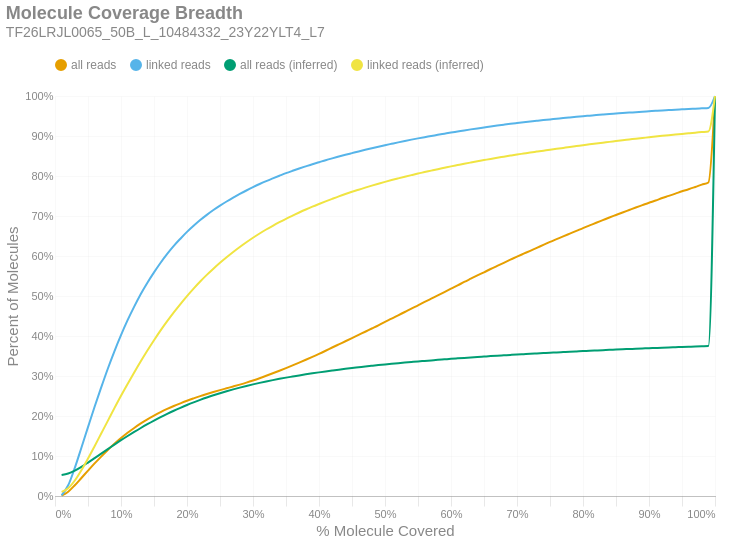

The notebook cell this image was saved under:
### Markdown cell above
### Molecule Read Coverage
This chart shows molecule coverage breadth as computed by the number of bases aligned to that molecule. In other words, "*how much of each unique long molecule is actually sequenced/aligned?*" Keep in mind there is a distinction between sequences and alignments, since some sequences belonging to a particular molecule may not align well and wouldn't appear in the alignment data. This chart also shows molecule coverage breadth as computed by the *inferred fragment* from which the aligned sequences originate. Unlike read coverage, this calculation takes into account the total insert size, including unsequenced gaps between the forward and reverse reads. Like the previous figures, these are cumulative percents.

### Code cell
if SKIPLR:
    print_html(f"Skipped")
else:
    binned_df = consolidated_hist(valids['coverage_bp'], mask, 0.01, True)
    binned_df_inf = consolidated_hist(valids['coverage_inserts'], mask, 0.01, True)
    binned_df = binned_df.with_columns(pl.lit(binned_df_inf['all reads (cumsum)']).alias('all reads (inferred)'))
    binned_df = binned_df.with_columns(pl.lit(binned_df_inf['linked reads (cumsum)']).alias('linked reads (inferred)'))
    binned_df = binned_df.with_columns(
        (pl.col('bin').cast(pl.Float64) + 0.01).alias('right_edge')
    )

    with SafeRender(binned_df):
        (
            density_plot(binned_df, 'Molecule Coverage Breadth', samplename, 'molcov', ['all reads (inferred)','linked reads (inferred)'])
            .encode(
                #x=alt.X('bin:Q', title="% Molecule Covered").axis(format = '%').scale(padding=0),
                x=alt.X('right_edge:Q', title="% Molecule Covered").axis(format='%').scale(padding=0),
                y=alt.Y('value:Q', title='Percent of Molecules')
                    .axis(format='%')
                    .stack(False)
                    .scale(domainMin=0, padding=0),
                color=alt.Color("key:N").scale(domain = ["all reads", "linked reads", "all reads (inferred)", "linked reads (inferred)"]),
                tooltip = [
                    alt.Tooltip("key:N", title = "Data Type"),
                    alt.Tooltip("range_label:N", title="% Molecule Covered"),
                    alt.Tooltip("value:Q", format = ".2%", title="% Molecules")
                ]
            )
        ).display()

### Figure 1 — Vega-Lite specification as saved in the notebook (floating-point values rounded to 4 significant figures)
{"width": "container", "height": 400, "config": {"title": {"anchor": "start", "dy": -15, "fontSize": 18, "color": "#888888", "subtitleColor": "#888888", "subtitleFontSize": 14}, "arc": {"fill": "#0072B2"}, "axis": {"domainColor": "#888888", "domainWidth": 0.5, "gridWidth": 0.2, "grid": false, "titleFontWeight": 400, "titleFontSize": 15, "labelFontSize": 11, "labelColor": "#888888", "tickColor": "#888888", "tickWidth": 0.2, "titleColor": "#888888"}, "axisBand": {"grid": false}, "axisX": {"grid": true, "tickSize": 10, "domainCap": "round"}, "axisY": {"domain": false, "grid": true, "tickSize": 0, "domainCap": "round"}, "background": "transparent", "header": {"labelFontSize": 15, "labelColor": "#888888", "titleFontSize": 15, "titleFontWeight": 600, "titleColor": "#888888"}, "legend": {"labelFont": "sans-serif", "labelFontSize": 12, "labelColor": "#888888", "symbolSize": 100, "symbolType": "circle", "titleFontSize": 12, "titlePadding": 10, "titleColor": "#888888", "title": null, "orient": "top"}, "range": {"category": ["#E69F00", "#56B4E9", "#009E73", "#F0E442", "#0072B2", "#D55E00", "#CC79A7", "#000000"], "diverging": ["#cfe8f3", "#a2d4ec", "#73bfe2", "#46abdb", "#1696d2", "#12719e"]}, "area": {"fill": "#0072B2", "fillOpacity": 0.7, "line": true, "strokeOpacity": 0.7}, "line": {"color": "#0072B2", "stroke": "#0072B2", "strokeWidth": 2}, "trail": {"color": "#0072B2", "stroke": "#0072B2", "strokeWidth": 0, "size": 1}, "point": {"filled": true, "fillOpacity": 1.0, "size": 95}, "text": {"color": "#888888", "fontSize": 11, "align": "right", "fontWeight": 400, "size": 11}, "bar": {"fill": "#0072B2", "stroke": null}, "view": {"stroke": null, "continuousWidth": 660, "continuousHeight": 400}}, "data": {"name": "data-2ca8d1af4f2ed06d58fda7fefd934903"}, "mark": {"type": "line", "interpolate": "monotone", "point": {"opacity": 0, "size": 275}}, "encoding": {"color": {"field": "key", "scale": {"domain": ["all reads", "linked reads", "all reads (inferred)", "linked reads (inferred)"]}, "type": "nominal"}, "tooltip": [{"field": "key", "title": "Data Type", "type": "nominal"}, {"field": "range_label", "title": "% Molecule Covered", "type": "nominal"}, {"field": "value", "format": ".2%", "title": "% Molecules", "type": "quantitative"}], "x": {"axis": {"format": "%"}, "field": "right_edge", "scale": {"padding": 0}, "title": "% Molecule Covered", "type": "quantitative"}, "y": {"axis": {"format": "%"}, "field": "value", "scale": {"domainMin": 0, "padding": 0}, "stack": false, "title": "Percent of Molecules", "type": "quantitative"}}, "params": [{"name": "param_c36ac31b6afebe62", "select": {"type": "point", "fields": ["key"]}, "bind": "legend"}], "title": {"text": "Molecule Coverage Breadth", "subtitle": "TF26LRJL0065_50B_L_10484332_23Y22YLT4_L7"}, "transform": [{"fold": ["all reads (cumsum)", "linked reads (cumsum)", "all reads (inferred)", "linked reads (inferred)"]}, {"calculate": "replace(datum.key, ' (cumsum)', '')", "as": "key"}, {"filter": {"param": "param_c36ac31b6afebe62"}}], "usermeta": {"embedOptions": {"downloadFileName": "TF26LRJL0065_50B_L_10484332_23Y22YLT4_L7.molcov"}}, "$schema": "https://vega.github.io/schema/vega-lite/v6.4.1.json", "datasets": {"data-2ca8d1af4f2ed06d58fda7fefd934903": [{"bin": "0.0", "interval": "0.0-0.01", "all reads": 0.0009929, "linked reads": 0.00183, "all reads (cumsum)": 0.0009929, "linked reads (cumsum)": 0.00183, "range_label": "0.0-0.01", "all reads (inferred)": 0.05245, "linked reads (inferred)": 0.01045, "right_edge": 0.01}, {"bin": "0.01", "interval": "0.01-0.02", "all reads": 0.009762, "linked reads": 0.02497, "all reads (cumsum)": 0.01076, "linked reads (cumsum)": 0.0268, "range_label": "0.01-0.02", "all reads (inferred)": 0.05628, "linked reads (inferred)": 0.01944, "right_edge": 0.02}, {"bin": "0.02", "interval": "0.02-0.03", "all reads": 0.01611, "linked reads": 0.04354, "all reads (cumsum)": 0.02686, "linked reads (cumsum)": 0.07033, "range_label": "0.02-0.03", "all reads (inferred)": 0.06354, "linked reads (inferred)": 0.03868, "right_edge": 0.03}, {"bin": "0.03", "interval": "0.03-0.04", "all reads": 0.0182, "linked reads": 0.05041, "all reads (cumsum)": 0.04506, "linked reads (cumsum)": 0.1207, "range_label": "0.03-0.04", "all reads (inferred)": 0.07292, "linked reads (inferred)": 0.06432, "right_edge": 0.04}, {"bin": "0.04", "interval": "0.04-0.05", "all reads": 0.01831, "linked reads": 0.05144, "all reads (cumsum)": 0.06337, "linked reads (cumsum)": 0.1722, "range_label": "0.04-0.05", "all reads (inferred)": 0.08358, "linked reads (inferred)": 0.09368, "right_edge": 0.05}, {"bin": "0.05", "interval": "0.05-0.06", "all reads": 0.01806, "linked reads": 0.05092, "all reads (cumsum)": 0.08143, "linked reads (cumsum)": 0.2231, "range_label": "0.05-0.06", "all reads (inferred)": 0.09468, "linked reads (inferred)": 0.1246, "right_edge": 0.06}, {"bin": "0.06", "interval": "0.06-0.07", "all reads": 0.01712, "linked reads": 0.04829, "all reads (cumsum)": 0.09855, "linked reads (cumsum)": 0.2714, "range_label": "0.06-0.07", "all reads (inferred)": 0.1059, "linked reads (inferred)": 0.1561, "right_edge": 0.07}, {"bin": "0.07", "interval": "0.07-0.08", "all reads": 0.01654, "linked reads": 0.04675, "all reads (cumsum)": 0.1151, "linked reads (cumsum)": 0.3181, "range_label": "0.07-0.08", "all reads (inferred)": 0.1172, "linked reads (inferred)": 0.1877, "right_edge": 0.08}, {"bin": "0.08", "interval": "0.08-0.09", "all reads": 0.01539, "linked reads": 0.04357, "all reads (cumsum)": 0.1305, "linked reads (cumsum)": 0.3617, "range_label": "0.08-0.09", "all reads (inferred)": 0.1285, "linked reads (inferred)": 0.2197, "right_edge": 0.09}, {"bin": "0.09", "interval": "0.09-0.1", "all reads": 0.01429, "linked reads": 0.04037, "all reads (cumsum)": 0.1448, "linked reads (cumsum)": 0.4021, "range_label": "0.09-0.1", "all reads (inferred)": 0.1395, "linked reads (inferred)": 0.2507, "right_edge": 0.1}, {"bin": "0.1", "interval": "0.1-0.11", "all reads": 0.01328, "linked reads": 0.03742, "all reads (cumsum)": 0.158, "linked reads (cumsum)": 0.4395, "range_label": "0.1-0.11", "all reads (inferred)": 0.1499, "linked reads (inferred)": 0.2802, "right_edge": 0.11}, {"bin": "0.11", "interval": "0.11-0.12", "all reads": 0.01206, "linked reads": 0.03394, "all reads (cumsum)": 0.1701, "linked reads (cumsum)": 0.4735, "range_label": "0.11-0.12", "all reads (inferred)": 0.1601, "linked reads (inferred)": 0.309, "right_edge": 0.12}, {"bin": "0.12", "interval": "0.12-0.13", "all reads": 0.01127, "linked reads": 0.03157, "all reads (cumsum)": 0.1814, "linked reads (cumsum)": 0.505, "range_label": "0.12-0.13", "all reads (inferred)": 0.17, "linked reads (inferred)": 0.3369, "right_edge": 0.13}, {"bin": "0.13", "interval": "0.13-0.14", "all reads": 0.01011, "linked reads": 0.02821, "all reads (cumsum)": 0.1915, "linked reads (cumsum)": 0.5332, "range_label": "0.13-0.14", "all reads (inferred)": 0.1794, "linked reads (inferred)": 0.3637, "right_edge": 0.14}, {"bin": "0.14", "interval": "0.14-0.15", "all reads": 0.009275, "linked reads": 0.02573, "all reads (cumsum)": 0.2008, "linked reads (cumsum)": 0.559, "range_label": "0.14-0.15", "all reads (inferred)": 0.1885, "linked reads (inferred)": 0.3893, "right_edge": 0.15}, {"bin": "0.15", "interval": "0.15-0.16", "all reads": 0.008767, "linked reads": 0.02418, "all reads (cumsum)": 0.2095, "linked reads (cumsum)": 0.5831, "range_label": "0.15-0.16", "all reads (inferred)": 0.1972, "linked reads (inferred)": 0.414, "right_edge": 0.16}, {"bin": "0.16", "interval": "0.16-0.17", "all reads": 0.00806, "linked reads": 0.02207, "all reads (cumsum)": 0.2176, "linked reads (cumsum)": 0.6052, "range_label": "0.16-0.17", "all reads (inferred)": 0.2054, "linked reads (inferred)": 0.4371, "right_edge": 0.17}, {"bin": "0.17", "interval": "0.17-0.18", "all reads": 0.007388, "linked reads": 0.02006, "all reads (cumsum)": 0.225, "linked reads (cumsum)": 0.6253, "range_label": "0.17-0.18", "all reads (inferred)": 0.2132, "linked reads (inferred)": 0.4591, "right_edge": 0.18}, {"bin": "0.18", "interval": "0.18-0.19", "all reads": 0.006769, "linked reads": 0.01798, "all reads (cumsum)": 0.2317, "linked reads (cumsum)": 0.6432, "range_label": "0.18-0.19", "all reads (inferred)": 0.2205, "linked reads (inferred)": 0.4799, "right_edge": 0.19}, {"bin": "0.19", "interval": "0.19-0.2", "all reads": 0.006449, "linked reads": 0.01702, "all reads (cumsum)": 0.2382, "linked reads (cumsum)": 0.6603, "range_label": "0.19-0.2", "all reads (inferred)": 0.2275, "linked reads (inferred)": 0.4998, "right_edge": 0.2}, {"bin": "0.2", "interval": "0.2-0.21", "all reads": 0.005872, "linked reads": 0.01526, "all reads (cumsum)": 0.2441, "linked reads (cumsum)": 0.6755, "range_label": "0.2-0.21", "all reads (inferred)": 0.2341, "linked reads (inferred)": 0.5186, "right_edge": 0.21}, {"bin": "0.21", "interval": "0.21-0.22", "all reads": 0.00561, "linked reads": 0.01434, "all reads (cumsum)": 0.2497, "linked reads (cumsum)": 0.6899, "range_label": "0.21-0.22", "all reads (inferred)": 0.2404, "linked reads (inferred)": 0.5362, "right_edge": 0.22}, {"bin": "0.22", "interval": "0.22-0.23", "all reads": 0.005257, "linked reads": 0.01304, "all reads (cumsum)": 0.2549, "linked reads (cumsum)": 0.7029, "range_label": "0.22-0.23", "all reads (inferred)": 0.2462, "linked reads (inferred)": 0.5528, "right_edge": 0.23}, {"bin": "0.23", "interval": "0.23-0.24", "all reads": 0.005074, "linked reads": 0.01211, "all reads (cumsum)": 0.26, "linked reads (cumsum)": 0.715, "range_label": "0.23-0.24", "all reads (inferred)": 0.2517, "linked reads (inferred)": 0.5682, "right_edge": 0.24}, {"bin": "0.24", "interval": "0.24-0.25", "all reads": 0.004753, "linked reads": 0.01099, "all reads (cumsum)": 0.2648, "linked reads (cumsum)": 0.726, "range_label": "0.24-0.25", "all reads (inferred)": 0.2569, "linked reads (inferred)": 0.583, "right_edge": 0.25}, {"bin": "0.25", "interval": "0.25-0.26", "all reads": 0.00456, "linked reads": 0.01028, "all reads (cumsum)": 0.2693, "linked reads (cumsum)": 0.7363, "range_label": "0.25-0.26", "all reads (inferred)": 0.2618, "linked reads (inferred)": 0.5968, "right_edge": 0.26}, {"bin": "0.26", "interval": "0.26-0.27", "all reads": 0.004549, "linked reads": 0.009708, "all reads (cumsum)": 0.2739, "linked reads (cumsum)": 0.746, "range_label": "0.26-0.27", "all reads (inferred)": 0.2665, "linked reads (inferred)": 0.6102, "right_edge": 0.27}, {"bin": "0.27", "interval": "0.27-0.28", "all reads": 0.004664, "linked reads": 0.009123, "all reads (cumsum)": 0.2785, "linked reads (cumsum)": 0.7551, "range_label": "0.27-0.28", "all reads (inferred)": 0.271, "linked reads (inferred)": 0.6226, "right_edge": 0.28}, {"bin": "0.28", "interval": "0.28-0.29", "all reads": 0.004924, "linked reads": 0.008662, "all reads (cumsum)": 0.2835, "linked reads (cumsum)": 0.7638, "range_label": "0.28-0.29", "all reads (inferred)": 0.2751, "linked reads (inferred)": 0.6344, "right_edge": 0.29}, {"bin": "0.29", "interval": "0.29-0.3", "all reads": 0.005315, "linked reads": 0.008253, "all reads (cumsum)": 0.2888, "linked reads (cumsum)": 0.772, "range_label": "0.29-0.3", "all reads (inferred)": 0.2791, "linked reads (inferred)": 0.6456, "right_edge": 0.3}, {"bin": "0.3", "interval": "0.3-0.31", "all reads": 0.005687, "linked reads": 0.00795, "all reads (cumsum)": 0.2945, "linked reads (cumsum)": 0.78, "range_label": "0.3-0.31", "all reads (inferred)": 0.2829, "linked reads (inferred)": 0.6563, "right_edge": 0.31}, {"bin": "0.31", "interval": "0.31-0.32", "all reads": 0.006047, "linked reads": 0.007384, "all reads (cumsum)": 0.3005, "linked reads (cumsum)": 0.7874, "range_label": "0.31-0.32", "all reads (inferred)": 0.2864, "linked reads (inferred)": 0.6662, "right_edge": 0.32}, {"bin": "0.32", "interval": "0.32-0.33", "all reads": 0.006228, "linked reads": 0.006677, "all reads (cumsum)": 0.3067, "linked reads (cumsum)": 0.794, "range_label": "0.32-0.33", "all reads (inferred)": 0.2897, "linked reads (inferred)": 0.6756, "right_edge": 0.33}, {"bin": "0.33", "interval": "0.33-0.34", "all reads": 0.006448, "linked reads": 0.006544, "all reads (cumsum)": 0.3132, "linked reads (cumsum)": 0.8006, "range_label": "0.33-0.34", "all reads (inferred)": 0.2929, "linked reads (inferred)": 0.6845, "right_edge": 0.34}, {"bin": "0.34", "interval": "0.34-0.35", "all reads": 0.006646, "linked reads": 0.006439, "all reads (cumsum)": 0.3198, "linked reads (cumsum)": 0.807, "range_label": "0.34-0.35", "all reads (inferred)": 0.2959, "linked reads (inferred)": 0.6931, "right_edge": 0.35}, {"bin": "0.35", "interval": "0.35-0.36", "all reads": 0.006812, "linked reads": 0.005948, "all reads (cumsum)": 0.3266, "linked reads (cumsum)": 0.813, "range_label": "0.35-0.36", "all reads (inferred)": 0.2987, "linked reads (inferred)": 0.7009, "right_edge": 0.36}, {"bin": "0.36", "interval": "0.36-0.37", "all reads": 0.006925, "linked reads": 0.005755, "all reads (cumsum)": 0.3336, "linked reads (cumsum)": 0.8187, "range_label": "0.36-0.37", "all reads (inferred)": 0.3015, "linked reads (inferred)": 0.7087, "right_edge": 0.37}, {"bin": "0.37", "interval": "0.37-0.38", "all reads": 0.006995, "linked reads": 0.00545, "all reads (cumsum)": 0.3406, "linked reads (cumsum)": 0.8242, "range_label": "0.37-0.38", "all reads (inferred)": 0.3042, "linked reads (inferred)": 0.7162, "right_edge": 0.38}, {"bin": "0.38", "interval": "0.38-0.39", "all reads": 0.007207, "linked reads": 0.005343, "all reads (cumsum)": 0.3478, "linked reads (cumsum)": 0.8295, "range_label": "0.38-0.39", "all reads (inferred)": 0.3067, "linked reads (inferred)": 0.7233, "right_edge": 0.39}, {"bin": "0.39", "interval": "0.39-0.4", "all reads": 0.007497, "linked reads": 0.004905, "all reads (cumsum)": 0.3553, "linked reads (cumsum)": 0.8344, "range_label": "0.39-0.4", "all reads (inferred)": 0.3091, "linked reads (inferred)": 0.73, "right_edge": 0.4}, {"bin": "0.4", "interval": "0.4-0.41", "all reads": 0.007845, "linked reads": 0.005007, "all reads (cumsum)": 0.3631, "linked reads (cumsum)": 0.8394, "range_label": "0.4-0.41", "all reads (inferred)": 0.3114, "linked reads (inferred)": 0.7366, "right_edge": 0.41}, {"bin": "0.41", "interval": "0.41-0.42", "all reads": 0.008116, "linked reads": 0.00464, "all reads (cumsum)": 0.3712, "linked reads (cumsum)": 0.8441, "range_label": "0.41-0.42", "all reads (inferred)": 0.3137, "linked reads (inferred)": 0.7429, "right_edge": 0.42}, {"bin": "0.42", "interval": "0.42-0.43", "all reads": 0.007866, "linked reads": 0.004451, "all reads (cumsum)": 0.3791, "linked reads (cumsum)": 0.8485, "range_label": "0.42-0.43", "all reads (inferred)": 0.3159, "linked reads (inferred)": 0.7491, "right_edge": 0.43}, {"bin": "0.43", "interval": "0.43-0.44", "all reads": 0.007794, "linked reads": 0.004425, "all reads (cumsum)": 0.3869, "linked reads (cumsum)": 0.853, "range_label": "0.43-0.44", "all reads (inferred)": 0.318, "linked reads (inferred)": 0.7549, "right_edge": 0.44}, {"bin": "0.44", "interval": "0.44-0.45", "all reads": 0.007861, "linked reads": 0.004204, "all reads (cumsum)": 0.3947, "linked reads (cumsum)": 0.8572, "range_label": "0.44-0.45", "all reads (inferred)": 0.32, "linked reads (inferred)": 0.7605, "right_edge": 0.45}, {"bin": "0.45", "interval": "0.45-0.46", "all reads": 0.008013, "linked reads": 0.004204, "all reads (cumsum)": 0.4028, "linked reads (cumsum)": 0.8614, "range_label": "0.45-0.46", "all reads (inferred)": 0.3218, "linked reads (inferred)": 0.7656, "right_edge": 0.46}, {"bin": "0.46", "interval": "0.46-0.47", "all reads": 0.007907, "linked reads": 0.00406, "all reads (cumsum)": 0.4107, "linked reads (cumsum)": 0.8654, "range_label": "0.46-0.47", "all reads (inferred)": 0.3237, "linked reads (inferred)": 0.7709, "right_edge": 0.47}, {"bin": "0.47", "interval": "0.47-0.48", "all reads": 0.00809, "linked reads": 0.003923, "all reads (cumsum)": 0.4188, "linked reads (cumsum)": 0.8693, "range_label": "0.47-0.48", "all reads (inferred)": 0.3255, "linked reads (inferred)": 0.7759, "right_edge": 0.48}, {"bin": "0.48", "interval": "0.48-0.49", "all reads": 0.008019, "linked reads": 0.003927, "all reads (cumsum)": 0.4268, "linked reads (cumsum)": 0.8733, "range_label": "0.48-0.49", "all reads (inferred)": 0.3272, "linked reads (inferred)": 0.7808, "right_edge": 0.49}, {"bin": "0.49", "interval": "0.49-0.5", "all reads": 0.00877, "linked reads": 0.003701, "all reads (cumsum)": 0.4355, "linked reads (cumsum)": 0.877, "range_label": "0.49-0.5", "all reads (inferred)": 0.3289, "linked reads (inferred)": 0.7854, "right_edge": 0.5}, {"bin": "0.5", "interval": "0.5-0.51", "all reads": 0.007791, "linked reads": 0.00358, "all reads (cumsum)": 0.4433, "linked reads (cumsum)": 0.8806, "range_label": "0.5-0.51", "all reads (inferred)": 0.3305, "linked reads (inferred)": 0.7898, "right_edge": 0.51}, {"bin": "0.51", "interval": "0.51-0.52", "all reads": 0.008436, "linked reads": 0.003557, "all reads (cumsum)": 0.4518, "linked reads (cumsum)": 0.8841, "range_label": "0.51-0.52", "all reads (inferred)": 0.332, "linked reads (inferred)": 0.794, "right_edge": 0.52}, {"bin": "0.52", "interval": "0.52-0.53", "all reads": 0.008271, "linked reads": 0.003438, "all reads (cumsum)": 0.46, "linked reads (cumsum)": 0.8875, "range_label": "0.52-0.53", "all reads (inferred)": 0.3335, "linked reads (inferred)": 0.7982, "right_edge": 0.53}, {"bin": "0.53", "interval": "0.53-0.54", "all reads": 0.008534, "linked reads": 0.003348, "all reads (cumsum)": 0.4686, "linked reads (cumsum)": 0.8909, "range_label": "0.53-0.54", "all reads (inferred)": 0.3349, "linked reads (inferred)": 0.8022, "right_edge": 0.54}, {"bin": "0.54", "interval": "0.54-0.55", "all reads": 0.00815, "linked reads": 0.003161, "all reads (cumsum)": 0.4767, "linked reads (cumsum)": 0.8941, "range_label": "0.54-0.55", "all reads (inferred)": 0.3364, "linked reads (inferred)": 0.8062, "right_edge": 0.55}, {"bin": "0.55", "interval": "0.55-0.56", "all reads": 0.008405, "linked reads": 0.003061, "all reads (cumsum)": 0.4851, "linked reads (cumsum)": 0.8971, "range_label": "0.55-0.56", "all reads (inferred)": 0.3377, "linked reads (inferred)": 0.8098, "right_edge": 0.56}, {"bin": "0.56", "interval": "0.56-0.57", "all reads": 0.008147, "linked reads": 0.002856, "all reads (cumsum)": 0.4933, "linked reads (cumsum)": 0.9, "range_label": "0.56-0.57", "all reads (inferred)": 0.339, "linked reads (inferred)": 0.8134, "right_edge": 0.57}, {"bin": "0.57", "interval": "0.57-0.58", "all reads": 0.008101, "linked reads": 0.003029, "all reads (cumsum)": 0.5014, "linked reads (cumsum)": 0.903, "range_label": "0.57-0.58", "all reads (inferred)": 0.3404, "linked reads (inferred)": 0.8171, "right_edge": 0.58}, {"bin": "0.58", "interval": "0.58-0.59", "all reads": 0.008279, "linked reads": 0.002863, "all reads (cumsum)": 0.5097, "linked reads (cumsum)": 0.9059, "range_label": "0.58-0.59", "all reads (inferred)": 0.3416, "linked reads (inferred)": 0.8206, "right_edge": 0.59}, {"bin": "0.59", "interval": "0.59-0.6", "all reads": 0.008521, "linked reads": 0.002859, "all reads (cumsum)": 0.5182, "linked reads (cumsum)": 0.9087, "range_label": "0.59-0.6", "all reads (inferred)": 0.3429, "linked reads (inferred)": 0.8241, "right_edge": 0.6}, {"bin": "0.6", "interval": "0.6-0.61", "all reads": 0.008274, "linked reads": 0.002603, "all reads (cumsum)": 0.5264, "linked reads (cumsum)": 0.9113, "range_label": "0.6-0.61", "all reads (inferred)": 0.3441, "linked reads (inferred)": 0.8273, "right_edge": 0.61}, {"bin": "0.61", "interval": "0.61-0.62", "all reads": 0.008631, "linked reads": 0.002677, "all reads (cumsum)": 0.5351, "linked reads (cumsum)": 0.914, "range_label": "0.61-0.62", "all reads (inferred)": 0.3453, "linked reads (inferred)": 0.8306, "right_edge": 0.62}, {"bin": "0.62", "interval": "0.62-0.63", "all reads": 0.008187, "linked reads": 0.002535, "all reads (cumsum)": 0.5433, "linked reads (cumsum)": 0.9165, "range_label": "0.62-0.63", "all reads (inferred)": 0.3464, "linked reads (inferred)": 0.8337, "right_edge": 0.63}, {"bin": "0.63", "interval": "0.63-0.64", "all reads": 0.008117, "linked reads": 0.002461, "all reads (cumsum)": 0.5514, "linked reads (cumsum)": 0.919, "range_label": "0.63-0.64", "all reads (inferred)": 0.3475, "linked reads (inferred)": 0.8368, "right_edge": 0.64}, {"bin": "0.64", "interval": "0.64-0.65", "all reads": 0.00792, "linked reads": 0.002349, "all reads (cumsum)": 0.5593, "linked reads (cumsum)": 0.9214, "range_label": "0.64-0.65", "all reads (inferred)": 0.3486, "linked reads (inferred)": 0.8398, "right_edge": 0.65}, {"bin": "0.65", "interval": "0.65-0.66", "all reads": 0.008178, "linked reads": 0.002435, "all reads (cumsum)": 0.5675, "linked reads (cumsum)": 0.9238, "range_label": "0.65-0.66", "all reads (inferred)": 0.3497, "linked reads (inferred)": 0.8427, "right_edge": 0.66}, {"bin": "0.66", "interval": "0.66-0.67", "all reads": 0.007787, "linked reads": 0.002284, "all reads (cumsum)": 0.5753, "linked reads (cumsum)": 0.9261, "range_label": "0.66-0.67", "all reads (inferred)": 0.3507, "linked reads (inferred)": 0.8456, "right_edge": 0.67}, {"bin": "0.67", "interval": "0.67-0.68", "all reads": 0.007743, "linked reads": 0.002174, "all reads (cumsum)": 0.583, "linked reads (cumsum)": 0.9282, "range_label": "0.67-0.68", "all reads (inferred)": 0.3517, "linked reads (inferred)": 0.8483, "right_edge": 0.68}, {"bin": "0.68", "interval": "0.68-0.69", "all reads": 0.0077, "linked reads": 0.002118, "all reads (cumsum)": 0.5907, "linked reads (cumsum)": 0.9304, "range_label": "0.68-0.69", "all reads (inferred)": 0.3527, "linked reads (inferred)": 0.851, "right_edge": 0.69}, {"bin": "0.69", "interval": "0.69-0.7", "all reads": 0.007677, "linked reads": 0.001967, "all reads (cumsum)": 0.5984, "linked reads (cumsum)": 0.9323, "range_label": "0.69-0.7", "all reads (inferred)": 0.3537, "linked reads (inferred)": 0.8537, "right_edge": 0.7}, {"bin": "0.7", "interval": "0.7-0.71", "all reads": 0.007346, "linked reads": 0.001921, "all reads (cumsum)": 0.6057, "linked reads (cumsum)": 0.9342, "range_label": "0.7-0.71", "all reads (inferred)": 0.3547, "linked reads (inferred)": 0.8562, "right_edge": 0.71}, {"bin": "0.71", "interval": "0.71-0.72", "all reads": 0.007288, "linked reads": 0.001862, "all reads (cumsum)": 0.613, "linked reads (cumsum)": 0.9361, "range_label": "0.71-0.72", "all reads (inferred)": 0.3556, "linked reads (inferred)": 0.8587, "right_edge": 0.72}, {"bin": "0.72", "interval": "0.72-0.73", "all reads": 0.007465, "linked reads": 0.001862, "all reads (cumsum)": 0.6205, "linked reads (cumsum)": 0.938, "range_label": "0.72-0.73", "all reads (inferred)": 0.3564, "linked reads (inferred)": 0.861, "right_edge": 0.73}, {"bin": "0.73", "interval": "0.73-0.74", "all reads": 0.00726, "linked reads": 0.001825, "all reads (cumsum)": 0.6277, "linked reads (cumsum)": 0.9398, "range_label": "0.73-0.74", "all reads (inferred)": 0.3573, "linked reads (inferred)": 0.8633, "right_edge": 0.74}, {"bin": "0.74", "interval": "0.74-0.75", "all reads": 0.00738, "linked reads": 0.00172, "all reads (cumsum)": 0.6351, "linked reads (cumsum)": 0.9415, "range_label": "0.74-0.75", "all reads (inferred)": 0.3581, "linked reads (inferred)": 0.8657, "right_edge": 0.75}, {"bin": "0.75", "interval": "0.75-0.76", "all reads": 0.006917, "linked reads": 0.001669, "all reads (cumsum)": 0.642, "linked reads (cumsum)": 0.9432, "range_label": "0.75-0.76", "all reads (inferred)": 0.359, "linked reads (inferred)": 0.8679, "right_edge": 0.76}, {"bin": "0.76", "interval": "0.76-0.77", "all reads": 0.007113, "linked reads": 0.001723, "all reads (cumsum)": 0.6492, "linked reads (cumsum)": 0.9449, "range_label": "0.76-0.77", "all reads (inferred)": 0.3598, "linked reads (inferred)": 0.8703, "right_edge": 0.77}, {"bin": "0.77", "interval": "0.77-0.78", "all reads": 0.006818, "linked reads": 0.001574, "all reads (cumsum)": 0.656, "linked reads (cumsum)": 0.9465, "range_label": "0.77-0.78", "all reads (inferred)": 0.3607, "linked reads (inferred)": 0.8726, "right_edge": 0.78}, {"bin": "0.78", "interval": "0.78-0.79", "all reads": 0.006799, "linked reads": 0.001513, "all reads (cumsum)": 0.6628, "linked reads (cumsum)": 0.948, "range_label": "0.78-0.79", "all reads (inferred)": 0.3615, "linked reads (inferred)": 0.8748, "right_edge": 0.79}, {"bin": "0.79", "interval": "0.79-0.8", "all reads": 0.007082, "linked reads": 0.001455, "all reads (cumsum)": 0.6699, "linked reads (cumsum)": 0.9495, "range_label": "0.79-0.8", "all reads (inferred)": 0.3622, "linked reads (inferred)": 0.8769, "right_edge": 0.8}, {"bin": "0.8", "interval": "0.8-0.81", "all reads": 0.006577, "linked reads": 0.001411, "all reads (cumsum)": 0.6764, "linked reads (cumsum)": 0.9509, "range_label": "0.8-0.81", "all reads (inferred)": 0.3631, "linked reads (inferred)": 0.8791, "right_edge": 0.81}, {"bin": "0.81", "interval": "0.81-0.82", "all reads": 0.006623, "linked reads": 0.001425, "all reads (cumsum)": 0.6831, "linked reads (cumsum)": 0.9523, "range_label": "0.81-0.82", "all reads (inferred)": 0.3638, "linked reads (inferred)": 0.8812, "right_edge": 0.82}, {"bin": "0.82", "interval": "0.82-0.83", "all reads": 0.006582, "linked reads": 0.001357, "all reads (cumsum)": 0.6896, "linked reads (cumsum)": 0.9536, "range_label": "0.82-0.83", "all reads (inferred)": 0.3646, "linked reads (inferred)": 0.8833, "right_edge": 0.83}, {"bin": "0.83", "interval": "0.83-0.84", "all reads": 0.006587, "linked reads": 0.001306, "all reads (cumsum)": 0.6962, "linked reads (cumsum)": 0.955, "range_label": "0.83-0.84", "all reads (inferred)": 0.3653, "linked reads (inferred)": 0.8853, "right_edge": 0.84}, {"bin": "0.84", "interval": "0.84-0.85", "all reads": 0.006309, "linked reads": 0.001187, "all reads (cumsum)": 0.7025, "linked reads (cumsum)": 0.9561, "range_label": "0.84-0.85", "all reads (inferred)": 0.3661, "linked reads (inferred)": 0.8875, "right_edge": 0.85}, {"bin": "0.85", "interval": "0.85-0.86", "all reads": 0.006346, "linked reads": 0.00122, "all reads (cumsum)": 0.7089, "linked reads (cumsum)": 0.9574, "range_label": "0.85-0.86", "all reads (inferred)": 0.3668, "linked reads (inferred)": 0.8895, "right_edge": 0.86}, {"bin": "0.86", "interval": "0.86-0.87", "all reads": 0.006124, "linked reads": 0.001157, "all reads (cumsum)": 0.715, "linked reads (cumsum)": 0.9585, "range_label": "0.86-0.87", "all reads (inferred)": 0.3675, "linked reads (inferred)": 0.8913, "right_edge": 0.87}, {"bin": "0.87", "interval": "0.87-0.88", "all reads": 0.006131, "linked reads": 0.001062, "all reads (cumsum)": 0.7211, "linked reads (cumsum)": 0.9596, "range_label": "0.87-0.88", "all reads (inferred)": 0.3682, "linked reads (inferred)": 0.8933, "right_edge": 0.88}, {"bin": "0.88", "interval": "0.88-0.89", "all reads": 0.005994, "linked reads": 0.001148, "all reads (cumsum)": 0.7271, "linked reads (cumsum)": 0.9607, "range_label": "0.88-0.89", "all reads (inferred)": 0.3688, "linked reads (inferred)": 0.8951, "right_edge": 0.89}, {"bin": "0.89", "interval": "0.89-0.9", "all reads": 0.006035, "linked reads": 0.001045, "all reads (cumsum)": 0.7332, "linked reads (cumsum)": 0.9618, "range_label": "0.89-0.9", "all reads (inferred)": 0.3695, "linked reads (inferred)": 0.8968, "right_edge": 0.9}, {"bin": "0.9", "interval": "0.9-0.91", "all reads": 0.005543, "linked reads": 0.001062, "all reads (cumsum)": 0.7387, "linked reads (cumsum)": 0.9628, "range_label": "0.9-0.91", "all reads (inferred)": 0.3701, "linked reads (inferred)": 0.8986, "right_edge": 0.91}, {"bin": "0.91", "interval": "0.91-0.92", "all reads": 0.006227, "linked reads": 0.001045, "all reads (cumsum)": 0.7449, "linked reads (cumsum)": 0.9639, "range_label": "0.91-0.92", "all reads (inferred)": 0.3708, "linked reads (inferred)": 0.9003, "right_edge": 0.92}, {"bin": "0.92", "interval": "0.92-0.93", "all reads": 0.005346, "linked reads": 0.0009638, "all reads (cumsum)": 0.7503, "linked reads (cumsum)": 0.9648, "range_label": "0.92-0.93", "all reads (inferred)": 0.3714, "linked reads (inferred)": 0.9021, "right_edge": 0.93}, {"bin": "0.93", "interval": "0.93-0.94", "all reads": 0.005574, "linked reads": 0.001006, "all reads (cumsum)": 0.7559, "linked reads (cumsum)": 0.9658, "range_label": "0.93-0.94", "all reads (inferred)": 0.372, "linked reads (inferred)": 0.9037, "right_edge": 0.94}, {"bin": "0.94", "interval": "0.94-0.95", "all reads": 0.00601, "linked reads": 0.0008963, "all reads (cumsum)": 0.7619, "linked reads (cumsum)": 0.9667, "range_label": "0.94-0.95", "all reads (inferred)": 0.3726, "linked reads (inferred)": 0.9053, "right_edge": 0.95}, {"bin": "0.95", "interval": "0.95-0.96", "all reads": 0.004951, "linked reads": 0.0009032, "all reads (cumsum)": 0.7668, "linked reads (cumsum)": 0.9676, "range_label": "0.95-0.96", "all reads (inferred)": 0.3732, "linked reads (inferred)": 0.9068, "right_edge": 0.96}, {"bin": "0.96", "interval": "0.96-0.97", "all reads": 0.005636, "linked reads": 0.0007775, "all reads (cumsum)": 0.7725, "linked reads (cumsum)": 0.9684, "range_label": "0.96-0.97", "all reads (inferred)": 0.3738, "linked reads (inferred)": 0.9083, "right_edge": 0.97}, {"bin": "0.97", "interval": "0.97-0.98", "all reads": 0.00586, "linked reads": 0.0008031, "all reads (cumsum)": 0.7783, "linked reads (cumsum)": 0.9692, "range_label": "0.97-0.98", "all reads (inferred)": 0.3744, "linked reads (inferred)": 0.9099, "right_edge": 0.98}, {"bin": "0.98", "interval": "0.98-0.99", "all reads": 0.005508, "linked reads": 0.0007985, "all reads (cumsum)": 0.7838, "linked reads (cumsum)": 0.97, "range_label": "0.98-0.99", "all reads (inferred)": 0.3751, "linked reads (inferred)": 0.9114, "right_edge": 0.99}, {"bin": "0.99", "interval": "0.99-1.0", "all reads": 0.2162, "linked reads": 0.02997, "all reads (cumsum)": 1.0, "linked reads (cumsum)": 1.0, "range_label": "0.99-1.0", "all reads (inferred)": 1.0, "linked reads (inferred)": 1.0, "right_edge": 1.0}]}}
